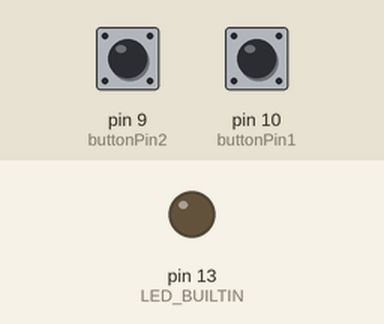
A sketch run on a simulated Arduino Uno, built with avr-gcc and run on an emulated ATmega328P. Shown: output pins drawn as LEDs (lit = HIGH). The inputs (shaded band) are chosen by the test bench; at power-on: pin 10 (buttonPin1) HIGH, pin 9 (buttonPin2) HIGH.

Above: at 1.2 s.
1.3 s: pin 10 (buttonPin1) pulled LOW for 0.15 s
At 1.37 s:
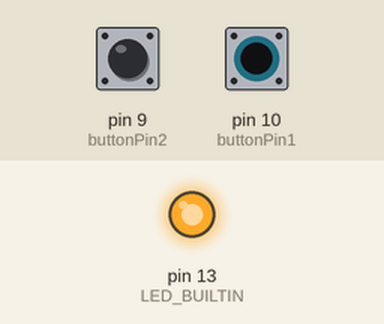
2.9 s: pin 10 (buttonPin1) pulled LOW for 3.2 s
At 7.2 s:
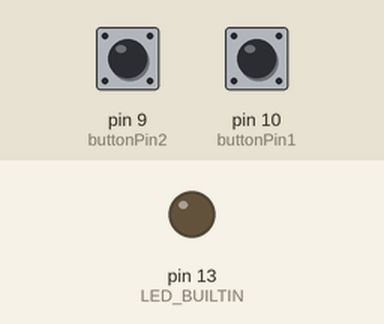
Timing chart, 0 to 8.7 s (numbered marks = the images above; inputs shaded):
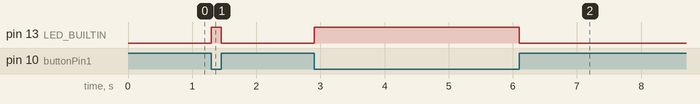

The sketch:

Fart.ino
```cpp
/*
  CTC GO! CORE MODULE
  LESSON 04 - Digital Inputs & Outputs

  This sketch is written to accompany Activity 3 in Lesson 04 of the CTC GO! core module
*/

// Initialising the pins and other variables.

int button1 = 0;
int button2 = 0;

const int buttonPin1 = 10;
const int buttonPin2 = 9;

int LEDstatus = 0;

void setup()
{
  // Setting up the pins as OUTPUTS.
  pinMode(LED_BUILTIN, OUTPUT);
  pinMode(buttonPin1, INPUT_PULLUP);
  pinMode(buttonPin2, INPUT_PULLUP);
}

void loop(){
button1 = digitalRead(buttonPin1);
button2 = digitalRead(buttonPin2);
  if (button1 == HIGH && button2 == HIGH){
    digitalWrite(LED_BUILTIN, LOW);
  }
  else if (button1 == LOW || button2 == HIGH)
  {
    digitalWrite(LED_BUILTIN, HIGH);
  }
  else
  {
    digitalWrite(LED_BUILTIN, LOW);
  }


}
```

Measured:
- after the input at 1.3 s, pin 13 (LED_BUILTIN): LOW → HIGH at once, → LOW 0.15 s later
- after the input at 2.9 s, pin 13 (LED_BUILTIN): LOW → HIGH at once, → LOW 3.2 s later
